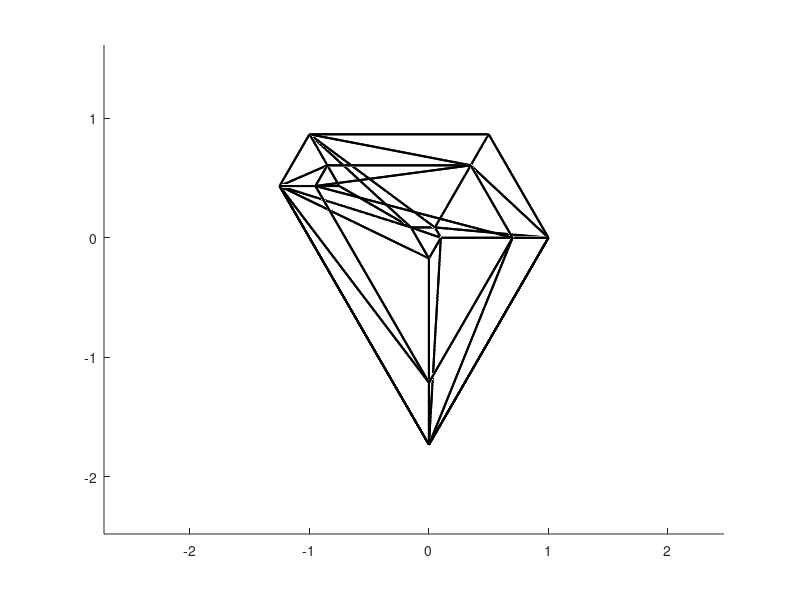

Write MATLAB code to recreate this figure.
clear; close all; clc;

vertex = [
-1.2500,+0.4330,-1.2000;
-1.2500,+0.4330,+1.2000;
-1.0000,+0.8660,-1.2000;
-1.0000,+0.8660,+1.2000;
-0.9500,+0.4330,+1.6232;
-0.8500,+0.6062,+1.6232;
-0.7500,+0.4330,-1.9054;
-0.1500,+0.0866,-2.4697;
-0.0000,-1.7321,-1.2000;
-0.0000,-1.7321,+1.2000;
+0.0000,-1.2124,+1.6232;
-0.0000,-0.1732,-2.4697;
+0.0500,+0.0866,-2.4697;
+0.1000,+0.0000,-2.4697;
+0.3500,+0.6062,+1.6232;
+0.5000,+0.8660,-1.2000;
+0.5000,+0.8660,+1.2000;
+0.7000,-0.0000,+1.6232;
+1.0000,-0.0000,-1.2000;
+1.0000,-0.0000,+1.2000;
];
face = [
15,16,19;
15,19,18;
2,3,16;
2,16,15;
0,1,3;
0,3,2;
0,8,9;
0,9,1;
8,18,19;
8,19,9;
14,17,19;
14,19,16;
3,5,14;
3,14,16;
1,4,5;
1,5,3;
1,9,10;
1,10,4;
9,19,17;
9,17,10;
12,15,18;
12,18,13;
2,15,12;
2,12,7;
2,7,6;
0,2,6;
0,6,7;
0,7,11;
0,11,8;
8,11,13;
8,13,18;
4,10,17;
4,17,14;
4,14,5;
7,12,13;
7,13,11;
];

figure(1); clf;
hold on;
axis equal;
for i = 1:size(face,1)
    v = vertex(face(i, :)+1, :);
    plot3([v(1,1), v(2,1)], [v(1,2), v(2,2)], [v(1,3), v(2,3)], ...
        'k', 'linewidth', 1.5);
    plot3([v(2,1), v(3,1)], [v(2,2), v(3,2)], [v(2,3), v(3,3)], ...
        'k', 'linewidth', 1.5);
    plot3([v(3,1), v(1,1)], [v(3,2), v(1,2)], [v(3,3), v(1,3)], ...
        'k', 'linewidth', 1.5);
end
